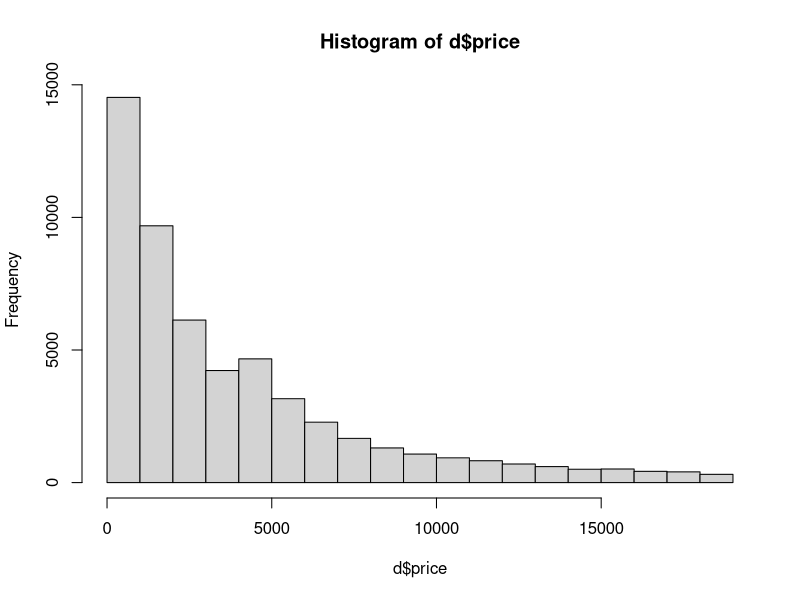
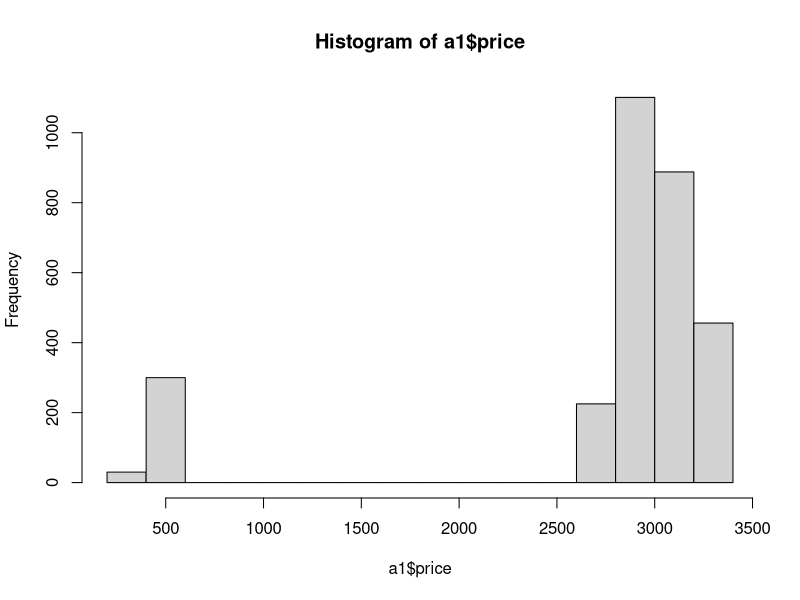
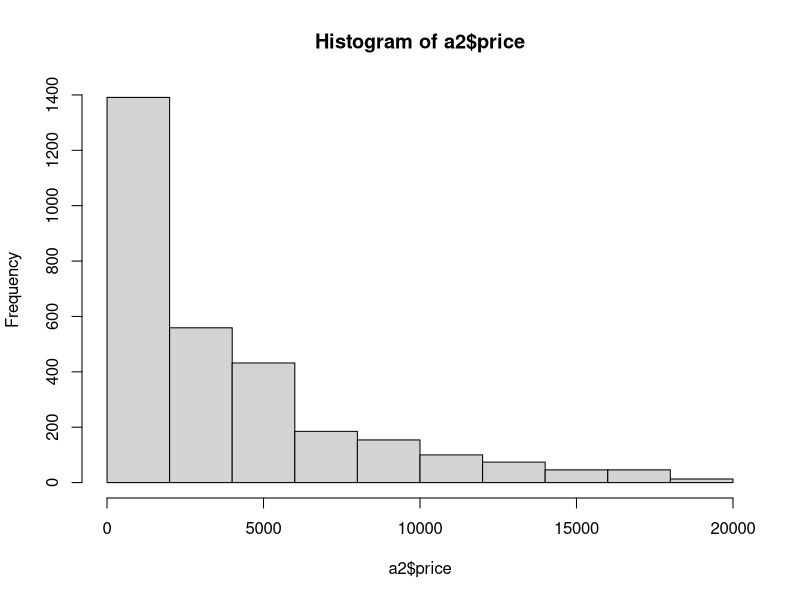
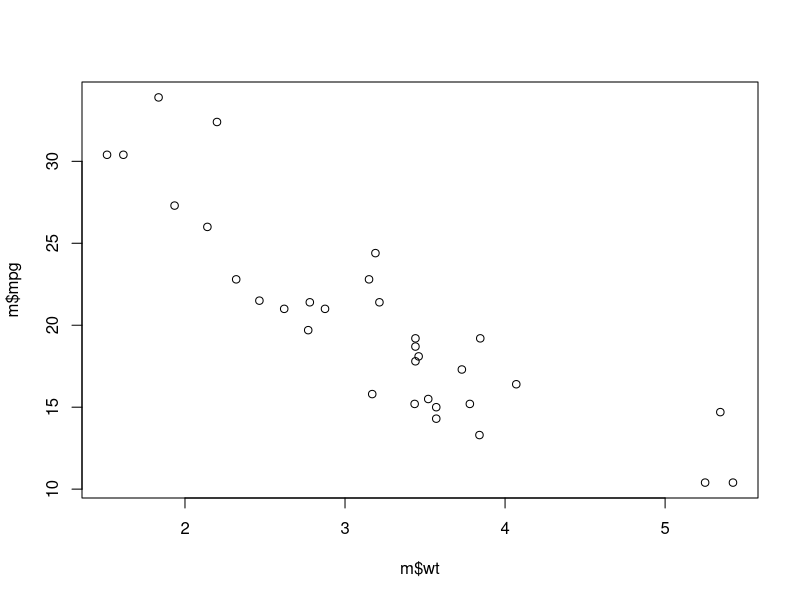
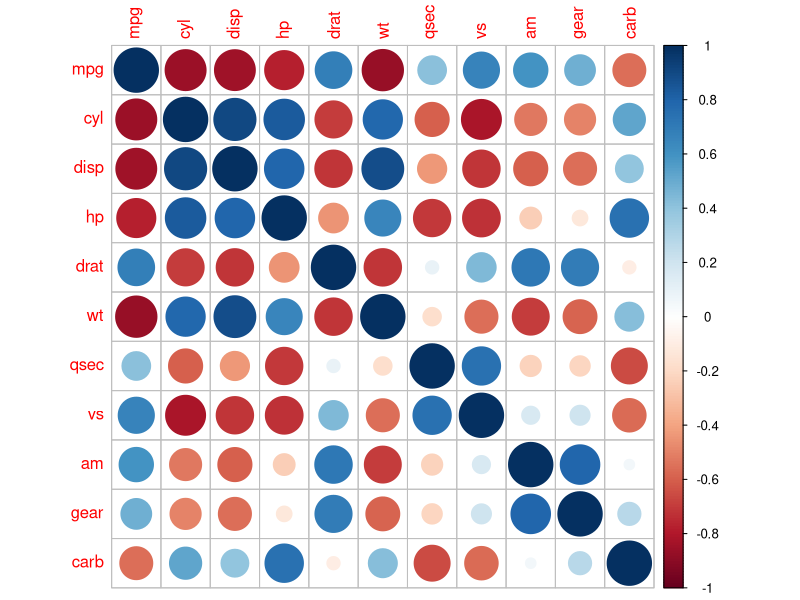

R code for these plots, in order:
# Revis??o 
# Carregar biblioteca ggplot2
library(ggplot2)
d<-diamonds
head(d)
# Amostra 1
a1<-d[1:3000,]
# Estat??sticas descritiva do df
summary(d)
summary(a1)
sd(d$price)
sd(a1$price)
# An??lise gr??fico da distribui????o de uma vari??vel
hist(d$price)
hist(a1$price)
# Amostra aleat??ria
# Semente de aleatoriedade - tornar a amostra reproduz??vel
set.seed(33)
va<-sample(53940)
a2<-d[va[1:3000],]

summary(a2)
sd(a2$price)
hist(a2$price)

# Coeficiente de correla????o Linear
# Gr??fico de dispers??o (scatterplot)
m<-mtcars
plot(m$mpg~m$wt)
# Coeficiente de correla????o linear (de pearson)
# entre duas vari??veis
cor(m$mpg,m$wt)
# Matriz de correla????o
# C??lc coef. correla????o linear entre todas vari??veis
cor(m)
library(corrplot)
corrplot(cor(m))

mc <- as.data.frame(cor(m))
mc[abs(mc$mpg)>.7,]

# Regress??o Linear
# M??todo m??nimos quadrados => m??todo anal??tico
# Algoritmo Gradiente Descendente => Implementa????o num??rica do m??todo dos min. quadr.
mod <- lm(mpg~wt, data=m)
summary(mod)
# Este modelo linear seria
# y = a*x + b
# mpg = -5.34 * wt + 37.28

